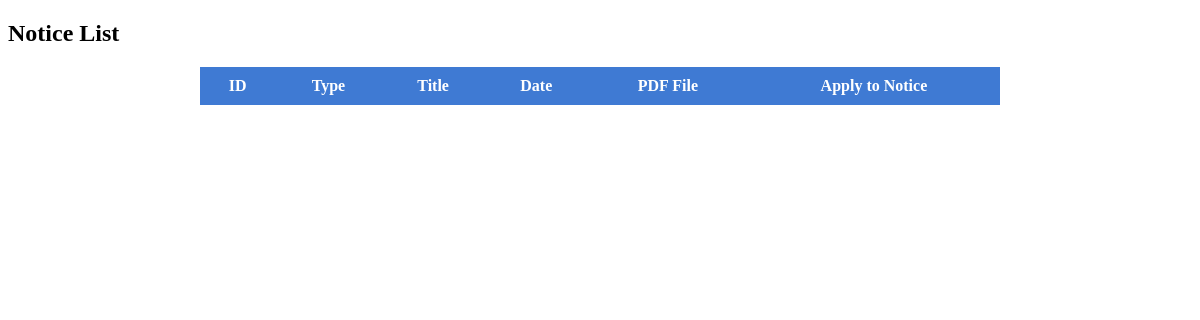
The page /snotice-list/ on the database as committed earlier.
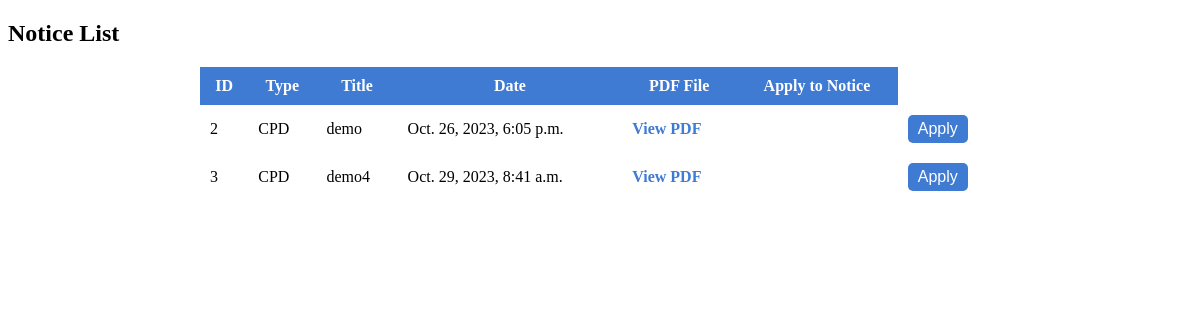
The same page on the database as committed later.
### nexus/models.py (models this page shows, shortened)
class Notice(models.Model):
    NOTICE_TYPES = (
        ('CPD', 'CPD'),
        ('CPPA', 'CPPA'),
    )
    notice_type = models.CharField(max_length=4, choices=NOTICE_TYPES)
    title = models.CharField(max_length=100)
    notice_id = models.CharField(max_length=20,default="00")
    content = models.TextField()
    file = models.FileField(upload_to='notices/')
    notice_date = models.DateTimeField(default=timezone.now)
    uploaded_by = models.ForeignKey(User, on_delete=models.CASCADE)
    applicants = models.ManyToManyField(User, related_name='applied_notices', blank=True)

### nexus/views.py (the view)
# urls.py: path('snotice-list/', views.s_notice_list, name='snotice_list'),
def s_notice_list(request):
    notices = Notice.objects.all()  # Fetch all notices (you can add filtering logic if needed)
    return render(request, 's_notice_list.html', {'notices': notices})

### nexus/templates/s_notice_list.html (shortened to what this page needs)
<!DOCTYPE html>
<html>
  <head>
  </head>
  <body>
    <h2>Notice List</h2>
    <table
      style="
        width: 100%;
        max-width: 800px;
        margin: 0 auto;
        border-collapse: collapse;
      "
    >
      <thead>
        <tr style="background-color: #3f7ad3; color: #fff; font-weight: bold">
          <th style="padding: 10px">ID</th>
          <th style="padding: 10px">Type</th>
          <th style="padding: 10px">Title</th>
          <th style="padding: 10px">Date</th>
          <th style="padding: 10px">PDF File</th>
          <th style="padding: 10px">Apply to Notice</th>
        </tr>
      </thead>
      <tbody>
        {% for notice in notices %}
        <tr>
          <td style="padding: 10px">{{ notice.id }}</td>
          <td style="padding: 10px">{{ notice.notice_type }}</td>
          <td style="padding: 10px">{{ notice.title }}</td>
          <td style="padding: 10px">{{ notice.notice_date }}</td>
          <td style="padding: 10px">
            <a
              href="{{ notice.file.url }}"
              target="_blank"
              style="text-decoration: none; color: #3f7ad3; font-weight: bold"
              >View PDF</a
            >
          </td>
          <td style="padding: 10px"></td>
          <td style="padding: 10px">
            <form method="post">
              <button
                type="submit"
                style="
                  font-size: 1rem;
                  padding: 5px 10px;
                  background-color: #3f7ad3;
                  color: #fff;
                  border: none;
                  border-radius: 5px;
                  cursor: pointer;
                "
              >
                Apply
              </button>
            </form>
          </td>
        </tr>
        {% endfor %}
      </tbody>
    </table>
  </body>
</html>

Rows that differ between the two databases and show on the page:
added Notice: id "2", notice_type "CPD", title "demo", notice_date "Oct. 26, 2023, 6:05 p.m."
added Notice: id "3", notice_type "CPD", title "demo4", notice_date "Oct. 29, 2023, 8:41 a.m."
